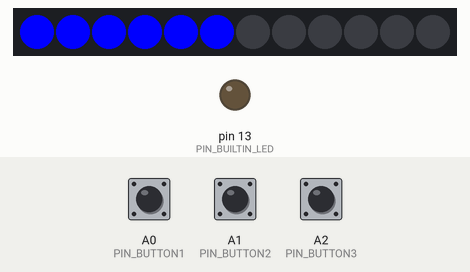
Bench run of a program on a simulated Arduino Leonardo, built with avr-gcc and run on an emulated ATmega32U4. Parts: 12 RGB LEDs in strip order, left to right, output pins drawn as LEDs (lit = HIGH). Inputs (shaded band) come from the test bench; at power-on: A0 (PIN_BUTTON1) HIGH, A1 (PIN_BUTTON2) HIGH, A2 (PIN_BUTTON3) HIGH. Random numbers use the default seed unless the program sets one.

Above: at 0.01 s.
At 1.03 s:
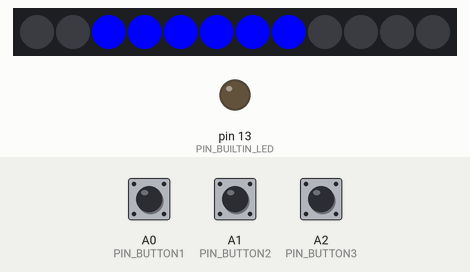
At 1.66 s:
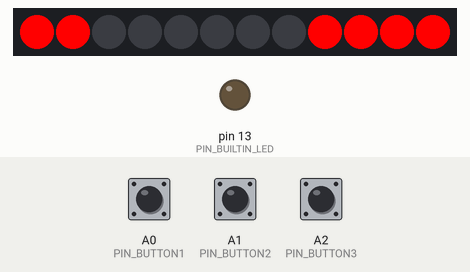
At 3.34 s:
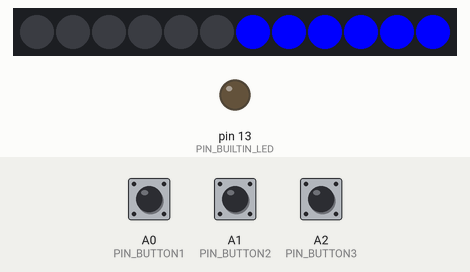
At 4.86 s:
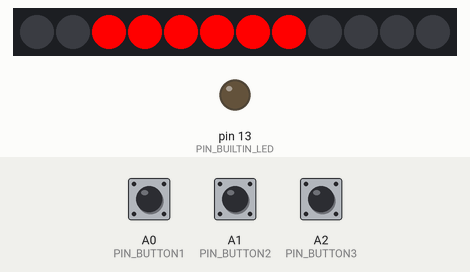
At 6.66 s:
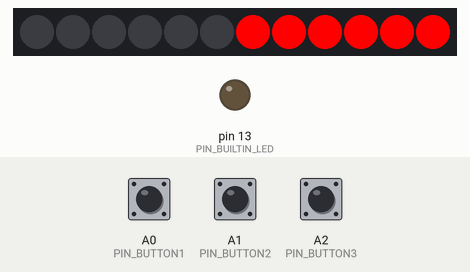

Measured:
- by itself, everything shown: repeats every 6.1 s, in 72 steps

The program:

main.cpp
```cpp
#include <Bounce2.h>
#include <FastLED.h>
#include "Arduino.h"

#define PIN_BUILTIN_LED 13
#define PIN_STRIP 12
#define PIN_BUTTON1 A0
#define PIN_BUTTON2 A1
#define PIN_BUTTON3 A2

#define NUM_SIDES 6
#define NUM_LEDS (NUM_SIDES * 2)
#define NUM_BUTTONS 3

// LED strip.
CRGB leds[NUM_LEDS];

// Buttons.
Bounce buttons[NUM_BUTTONS];

// Gamma correction for brightness.
//
// From https://learn.adafruit.com/led-tricks-gamma-correction/the-quick-fix
const uint8_t GAMMA[] = {
    0,   0,   0,   0,   0,   0,   0,   0,   0,   0,   0,   0,   0,   0,   0,
    0,   0,   0,   0,   0,   0,   0,   0,   0,   0,   0,   0,   0,   1,   1,
    1,   1,   1,   1,   1,   1,   1,   1,   1,   1,   1,   2,   2,   2,   2,
    2,   2,   2,   2,   3,   3,   3,   3,   3,   3,   3,   4,   4,   4,   4,
    4,   5,   5,   5,   5,   6,   6,   6,   6,   7,   7,   7,   7,   8,   8,
    8,   9,   9,   9,   10,  10,  10,  11,  11,  11,  12,  12,  13,  13,  13,
    14,  14,  15,  15,  16,  16,  17,  17,  18,  18,  19,  19,  20,  20,  21,
    21,  22,  22,  23,  24,  24,  25,  25,  26,  27,  27,  28,  29,  29,  30,
    31,  32,  32,  33,  34,  35,  35,  36,  37,  38,  39,  39,  40,  41,  42,
    43,  44,  45,  46,  47,  48,  49,  50,  50,  51,  52,  54,  55,  56,  57,
    58,  59,  60,  61,  62,  63,  64,  66,  67,  68,  69,  70,  72,  73,  74,
    75,  77,  78,  79,  81,  82,  83,  85,  86,  87,  89,  90,  92,  93,  95,
    96,  98,  99,  101, 102, 104, 105, 107, 109, 110, 112, 114, 115, 117, 119,
    120, 122, 124, 126, 127, 129, 131, 133, 135, 137, 138, 140, 142, 144, 146,
    148, 150, 152, 154, 156, 158, 160, 162, 164, 167, 169, 171, 173, 175, 177,
    180, 182, 184, 186, 189, 191, 193, 196, 198, 200, 203, 205, 208, 210, 213,
    215, 218, 220, 223, 225, 228, 231, 233, 236, 239, 241, 244, 247, 249, 252,
    255};

// Pink-ish noise, used for 'fire'.
//
// Generated with pink_noise.py.
const uint8_t PINKISH_NOISE[256] = {
    0xbf, 0xb5, 0xb6, 0x7f, 0xa8, 0xc5, 0xac, 0x49, 0x52, 0x68, 0x80, 0x78,
    0x9e, 0x5a, 0x51, 0xa9, 0x5a, 0x79, 0x5e, 0x4d, 0x6c, 0x60, 0x4d, 0x7a,
    0x4b, 0xf,  0x3e, 0x4b, 0x32, 0x35, 0x20, 0x24, 0x38, 0x2a, 0x6,  0x1c,
    0x46, 0x4b, 0x55, 0x8d, 0x50, 0x91, 0x4f, 0x7b, 0x79, 0xc7, 0xe7, 0xea,
    0xa8, 0x8f, 0xcb, 0xd1, 0xf3, 0xc5, 0xcf, 0x9e, 0xf1, 0xb7, 0xba, 0xb3,
    0x97, 0x75, 0x6c, 0x5b, 0x61, 0x88, 0x84, 0x90, 0x84, 0x76, 0xb8, 0xaa,
    0x9a, 0x95, 0x99, 0xa7, 0x78, 0xb7, 0xc2, 0x77, 0x83, 0x9e, 0x8e, 0xee,
    0xe7, 0xb1, 0x78, 0x98, 0x81, 0xa6, 0xb2, 0x59, 0x84, 0xba, 0x91, 0x6b,
    0x19, 0x43, 0x8e, 0xa6, 0xd7, 0xb0, 0xd0, 0xa6, 0x76, 0x53, 0x71, 0x30,
    0x36, 0x23, 0x69, 0x96, 0x75, 0x7a, 0x94, 0x82, 0x87, 0xa6, 0xf4, 0xe4,
    0xf6, 0x9a, 0x70, 0x68, 0x58, 0x56, 0x5a, 0x51, 0x32, 0x85, 0x6a, 0x99,
    0x99, 0x81, 0x84, 0x83, 0x9b, 0x8e, 0x95, 0xba, 0xab, 0x83, 0x8e, 0x66,
    0x79, 0x6e, 0x65, 0x94, 0xb0, 0x71, 0xa7, 0xa1, 0x85, 0xac, 0x7c, 0x8b,
    0x9a, 0xa2, 0xc3, 0xb8, 0xac, 0x4f, 0xac, 0x5c, 0x83, 0x82, 0x6d, 0x98,
    0x66, 0x73, 0x81, 0x8c, 0x6a, 0x6e, 0x53, 0x67, 0x89, 0x63, 0x7a, 0x83,
    0x7c, 0x94, 0xd0, 0xbf, 0xab, 0x6d, 0x58, 0x3,  0x0,  0x51, 0x71, 0x52,
    0x25, 0x46, 0x15, 0x36, 0x12, 0x2e, 0x3a, 0x2e, 0x33, 0x7b, 0x6c, 0x6d,
    0x7d, 0x4c, 0x48, 0x5c, 0x79, 0xaa, 0xb9, 0x81, 0xc6, 0xba, 0x7c, 0x65,
    0x66, 0x50, 0x59, 0x70, 0x47, 0x62, 0x7f, 0x34, 0x93, 0xbc, 0x60, 0x7f,
    0x35, 0x89, 0x74, 0x7c, 0xb0, 0xcb, 0xb4, 0xc1, 0xc6, 0xbb, 0xa6, 0x90,
    0xd3, 0xc0, 0xcc, 0xa4, 0xb9, 0xff, 0xd6, 0xc7, 0xbd, 0x86, 0xb1, 0xaa,
    0xbc, 0x9e, 0x9f, 0x8f};

// Which LEDs are on the bottom in each pane.
const bool IS_BOTTOM[NUM_LEDS] = {true,  false, false, true,  true,  false,
                                  false, true,  true,  false, false, true};

void setup() {
  buttons[0].attach(PIN_BUTTON1, INPUT_PULLUP);
  buttons[1].attach(PIN_BUTTON2, INPUT_PULLUP);
  buttons[2].attach(PIN_BUTTON3, INPUT_PULLUP);
  for (Bounce& b : buttons) {
    b.interval(25);
  }

  pinMode(PIN_BUILTIN_LED, OUTPUT);
  FastLED.addLeds<WS2812, PIN_STRIP, GRB>(leds, NUM_LEDS);
}

// Fire mode: redish/yellowish shimmers.
void fire() {
  static uint8_t idx = 0;
  static uint8_t from = PINKISH_NOISE[0];
  static uint8_t to = from;

  static uint32_t next_time = 0;

  uint32_t cur_time = millis();
  if (cur_time > next_time) {
    next_time = millis() + 128;

    from = to;
    to = map8(PINKISH_NOISE[idx++], 128, 250);
  }

  uint8_t cur_step = cur_time % 128;
  cur_step *= 2;
  uint8_t val;
  if (to > from) {
    val = map8(cur_step, from, to);
  } else {
    val = map8(255 - cur_step, to, from);
  }
  for (int i = 0; i < NUM_LEDS; ++i) {
    uint8_t hue;
    uint8_t val2;
    if (IS_BOTTOM[i]) {
      hue = random8(18, 25);
      val2 = val - 4 + random(0, 8);
    } else {
      hue = random8(15, 35);
      val2 = val - random(32, 64);
    }
    leds[i].setHSV(hue, 255, GAMMA[val2]);
  }
}

void count() {
  uint8_t lit = (millis() / 512) % NUM_LEDS;
  for (int i = 0; i < NUM_LEDS; ++i) {
    leds[i].setHSV(0, 255, i == lit ? 255 : 0);
  }
}

// TODO: make speed adjustable.

void beacon() {
  const int period = 2048;
  const int per_side = period / NUM_SIDES;

  int lit_vector = millis() % period;
  for (int i = 0; i < NUM_SIDES; ++i) {
    int side_vector = i * per_side;

    int distance = abs(side_vector - lit_vector);
    if (distance > (period / 2)) {
      distance = period - distance;
    }
    // Now distance is between 0 .. period/2. We want to map that to [255..0],
    // then apply gamma.
    uint8_t val = GAMMA[map(distance, 0, period / 2, 255, 0)];
    leds[i * 2 + 0].setHSV(beat8(10), 255, val);
    leds[i * 2 + 1].setHSV(beat8(10), 255, val);
  }
}

bool police_on(int tick) {
  return (tick >= 0 && tick <= 1) || (tick >= 3 && tick <= 4) ||
         (tick >= 6 && tick <= 7);
}

void police() {
  const int period = 1024;
  const int ticks = 8 + 4 + 8 + 4;
  long time = millis();
  int tick = (time % period) / (period / ticks);
  int rot = (time / period) % NUM_SIDES;
  bool blue = police_on(tick);
  bool red = (tick >= 12) && police_on(tick - 12);
  for (int i = 0; i < (NUM_SIDES / 2); ++i) {
    int led = ((i + rot) % NUM_SIDES) * 2;
    leds[led + 0].setRGB(0, 0, blue ? 255 : 0);
    leds[led + 1].setRGB(0, 0, blue ? 255 : 0);
  }
  for (int i = (NUM_SIDES / 2); i < NUM_SIDES; ++i) {
    int led = ((i + rot) % NUM_SIDES) * 2;
    leds[led + 0].setRGB(red ? 255 : 0, 0, 0);
    leds[led + 1].setRGB(red ? 255 : 0, 0, 0);
  }
}

void loop() {
  for (Bounce& b : buttons) {
    b.update();
  }

  // if (buttons[0].fell()) {
  //   leds[0].setRGB(255, 0, 0);
  // } else if (buttons[1].fell()) {
  //   leds[0].setRGB(0, 255, 0);
  // } else if (buttons[2].fell()) {
  //   leds[0].setRGB(0, 0, 255);
  // }
  // fire();
  // count();
  // beacon();
  police();

  FastLED.show();
  FastLED.delay(1);  // random8(5, 25));
}
```
